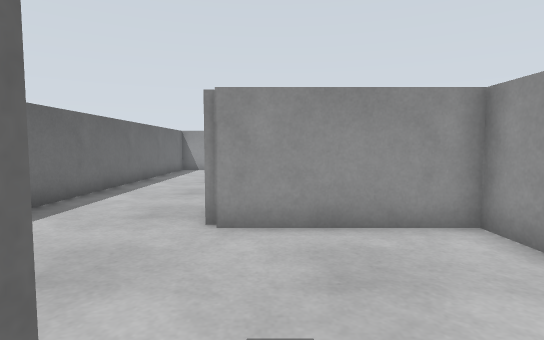
View 1 (above)

20 first-person views from a walk through a robot-simulator world made for Gazebo. The camera is 0.29 m above the floor, tilts 4° down and sees 80° across. The floor is counted in squares, 0.2 m on a side. Each view is taken from the middle of a square. On the plan, view 1 faces up. The plan holds only what a view shows up to about 15 squares ahead; the rest is blank.

View 2
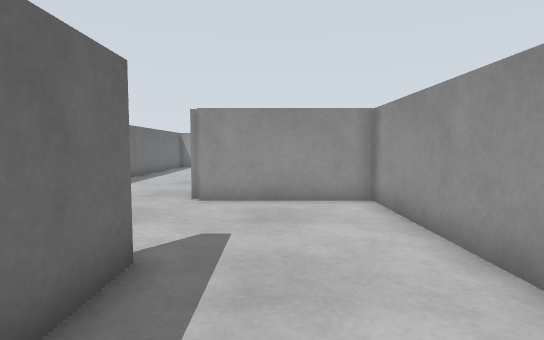

View 3
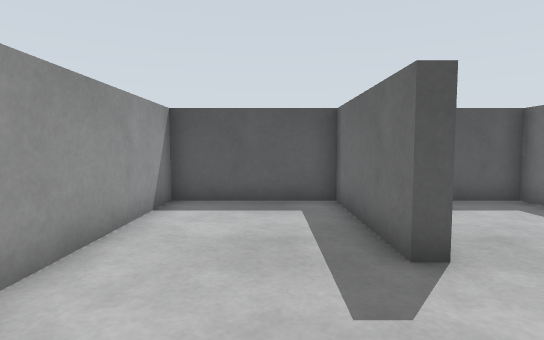

View 4
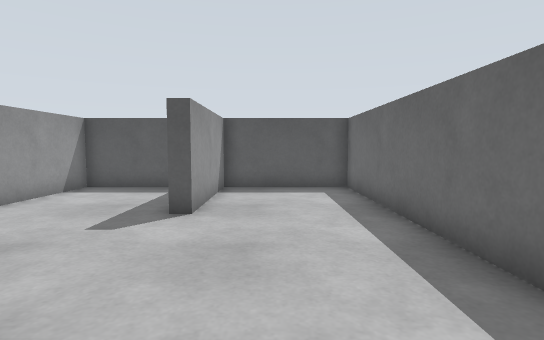

View 5
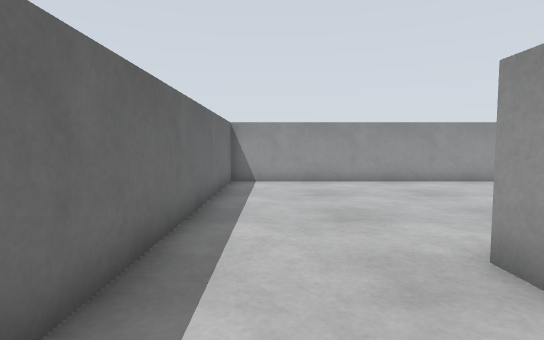

View 6
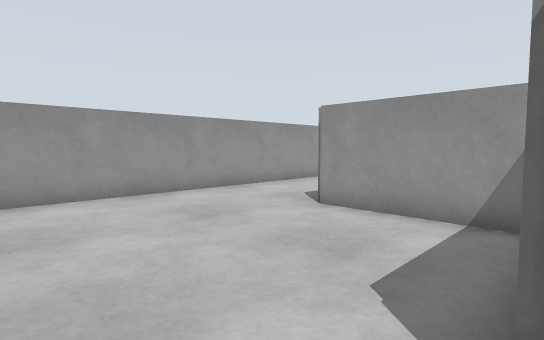

View 7
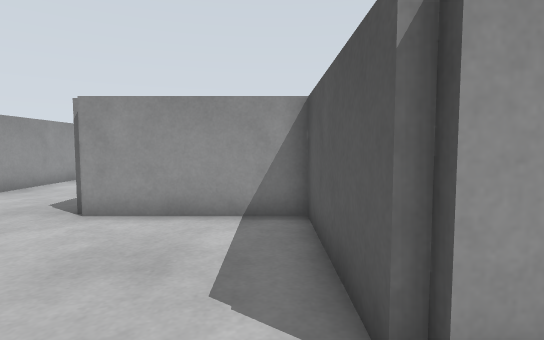

View 8
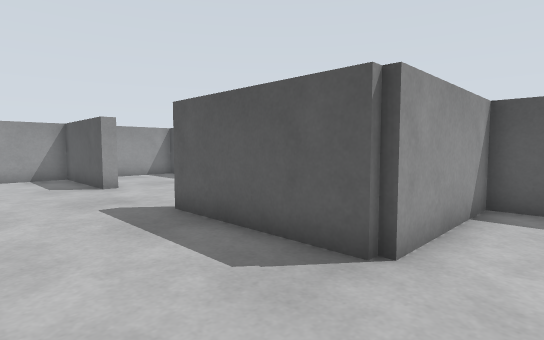

View 9
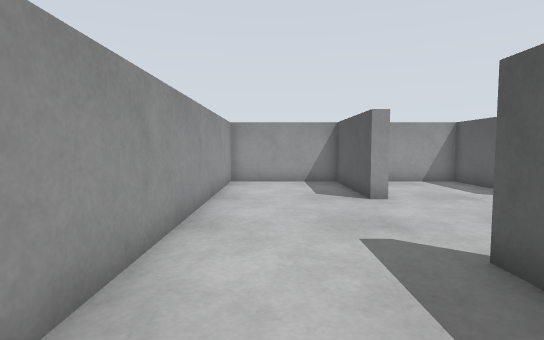

View 10
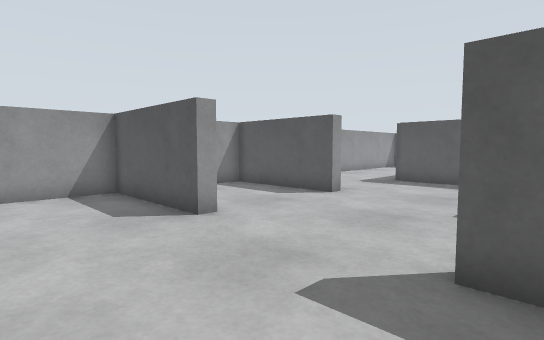

View 11
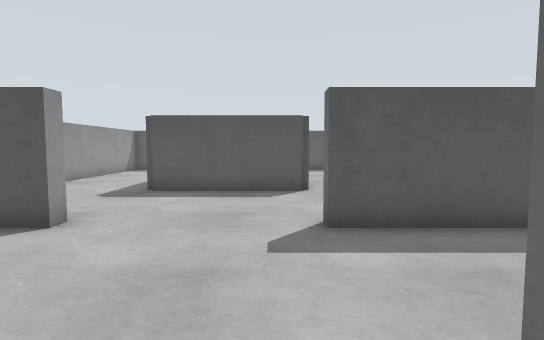

View 12
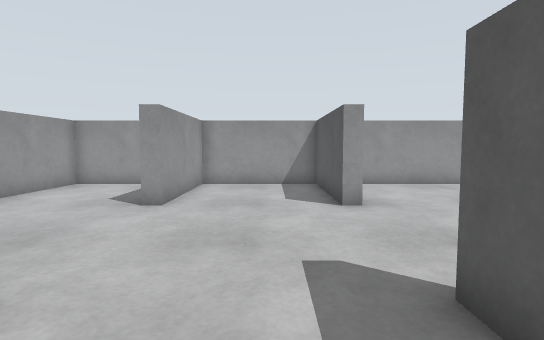

View 13
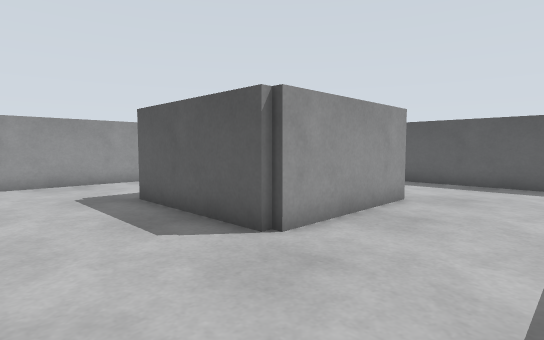

View 14
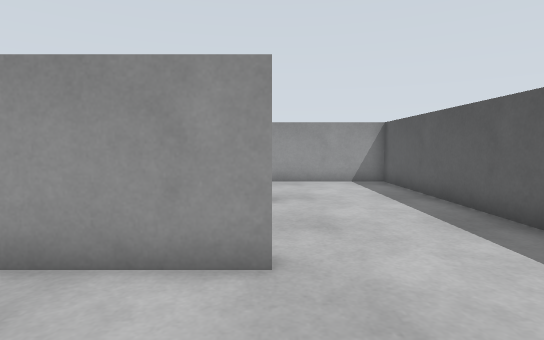

View 15
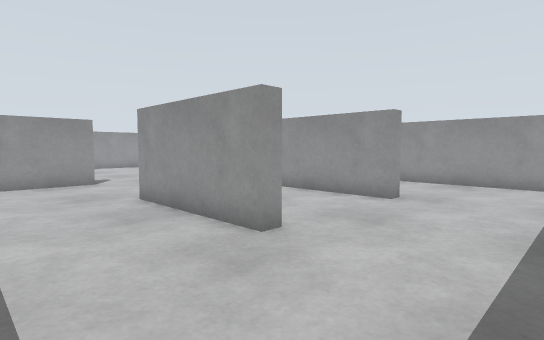

View 16
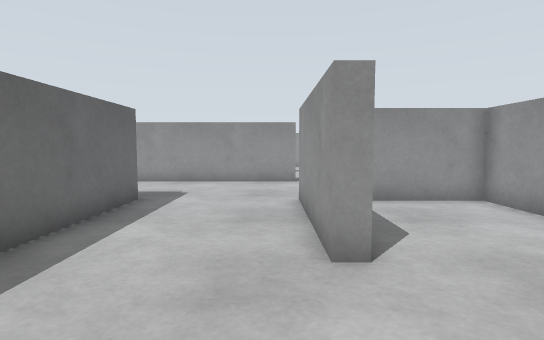

View 17
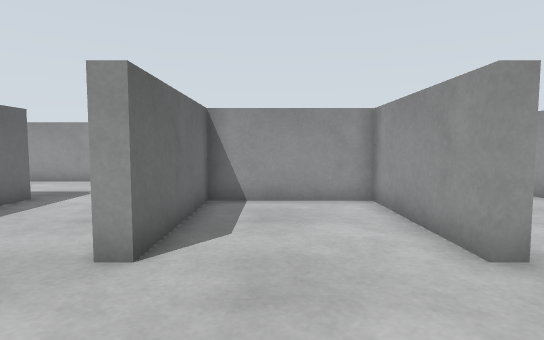

View 18
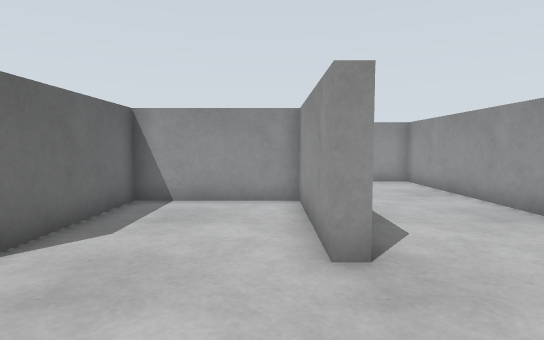

View 19
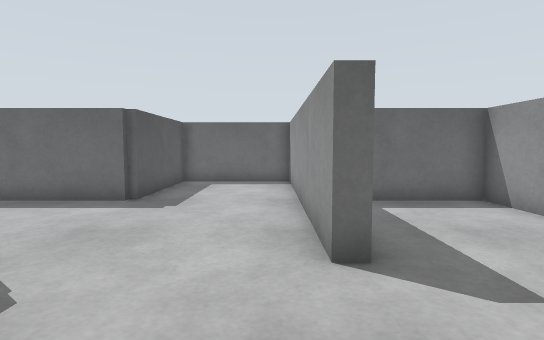

View 20
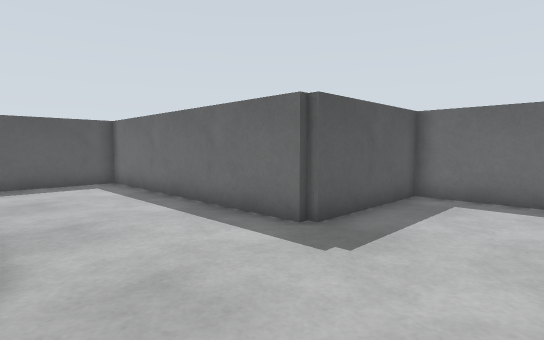

### Floor plan
Ten units are one square. View 1 is at (0, 0); x grows to the right and y downward. Boxes are objects, and circles mark ways between rooms. Rooms are numbered by the first view taken in them; rooms with no view inside come last. Other rooms are left out.
<svg viewBox="-62 -212 255 255">
<path fill="none" stroke="#000" d="M-12 -10 -8 -10 -8 38 38 38 38 -57 -10 -57M-12 -101 -12 -112 38 -112 38 -162 90 -162M-57 -49 -57 38 -12 38 -12 -10M140 -162 188 -162 188 -207 -57 -207 -57 -76M140 -106 140 -112 188 -112 188 -158 140 -158 140 -162M62 -158 43 -158 43 -126M54 -112 90 -112 90 -107M144 -10 138 -10 138 -57 93 -57 93 -10 88 -10 88 -62 140 -62M90 -107 -5 -107M43 -61 43 38 188 38 188 -107 172 -107M-8 -108 -8 -62 40 -62"/>
<circle cx="-10" cy="-35" r="3" fill="#2a7"/>
<circle cx="110" cy="-160" r="3" fill="#2a7"/>
<circle cx="110" cy="-110" r="3" fill="#2a7"/>
<text x="10" y="-10">1</text>
<text x="20" y="-130">2</text>
<text x="110" y="-140">3</text>
<text x="110" y="-40">4</text>
</svg>
Room 1 opens to room 2. Room 2 opens to room 3. Room 3 opens to room 4.

Where each view was taken, in squares from view 1:
view 1: 0 up, 0 right, facing up
view 2: 3 down, 1 right, facing up
view 3: 5 up, 1 right, facing down
view 4: 8 up, 3 left, facing down
view 5: 7 up, 4 left, facing up
view 6: 11 up, 3 left, facing up-right
view 7: 12 up, 3 left, facing right
view 8: 20 up, 2 right, facing down-right
view 9: 19 up, 5 right, facing right
view 10: 20 up, 8 right, facing down-right
view 11: 17 up, 10 right, facing down
view 12: 13 up, 6 right, facing right
view 13: 10 up, 5 right, facing down-right
view 14: 1 up, 5 right, facing right
view 15: 3 down, 5 right, facing up-right
view 16: 3 down, 8 right, facing up
view 17: 3 down, 11 right, facing up
view 18: 3 down, 13 right, facing up
view 19: 10 up, 13 right, facing left
view 20: 10 up, 9 right, facing down-left
